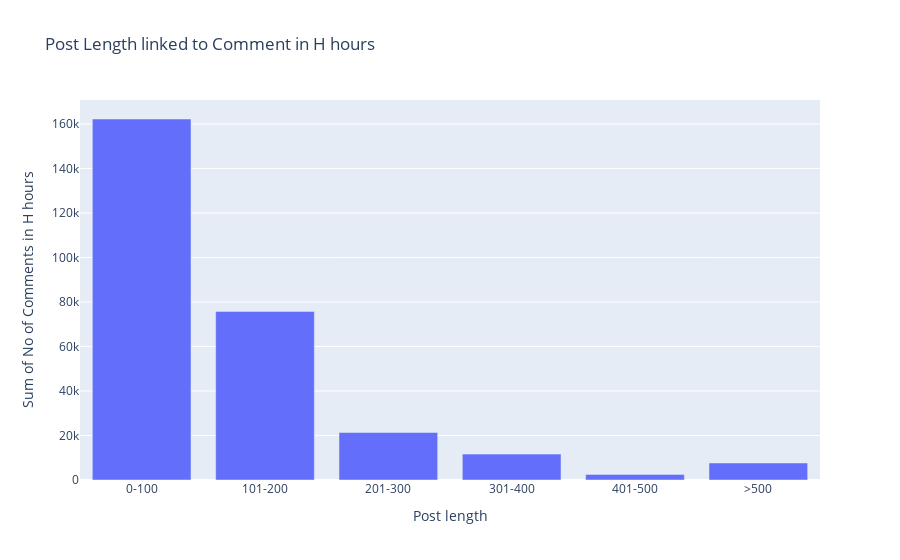

Notebook code cell kept with this figure:
### Code cell
df3=Testing.copy()

# Filtrer les publications avec une longueur de 0
df3 = df3[df3['post_length'] > 0]
# Sélectionner les colonnes pertinentes pour l'analyse
columns = ['post_length', 'No_of_Comments_in_H_hours']

# Définir les tranches de longueur de publication
bins = [0, 100, 200, 300, 400, 500, float('inf')]
labels = ['0-100', '101-200', '201-300', '301-400', '401-500', '>500']

# Ajouter une colonne pour les tranches de longueur de publication
df3['post_length_bin'] = pd.cut(df3['post_length'], bins=bins, labels=labels, right=False)

# Calculer la somme des commentaires pour chaque tranche de longueur de publication
comments_by_length = df3.groupby('post_length_bin')['No_of_Comments_in_H_hours'].sum().reset_index()

# Créer un graphique à barres pour la somme des commentaires par tranche de longueur de publication
fig = go.Figure(data=[
    go.Bar(
        x=comments_by_length['post_length_bin'],
        y=comments_by_length['No_of_Comments_in_H_hours']
    )
])

# Paramètres de mise en forme du graphique
fig.update_layout(
    title='Post Length linked to Comment in H hours',
    xaxis_title='Post length',
    yaxis_title='Sum of No of Comments in H hours'
    )
fig.show()

### Figure 1 — Plotly figure (JSON) as saved in the notebook; plotly's stock layout.template omitted (floating-point values rounded to 4 significant figures)
{"data": [{"type": "bar", "x": ["0-100", "101-200", "201-300", "301-400", "401-500", ">500"], "y": [162218, 75770, 21326, 11639, 2513, 7649]}], "layout": {"title": {"text": "Post Length linked to Comment in H hours"}, "xaxis": {"title": {"text": "Post length"}}, "yaxis": {"title": {"text": "Sum of No of Comments in H hours"}}}}
